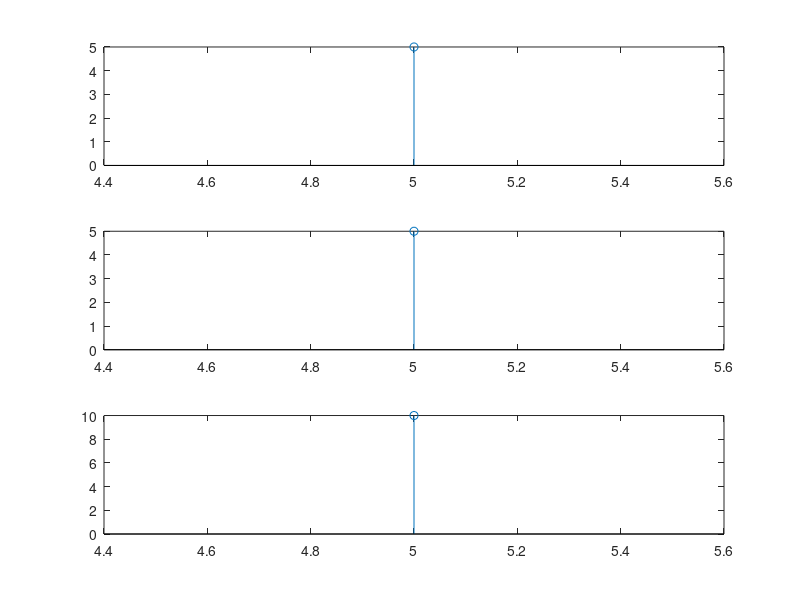

Write MATLAB code to recreate this figure.
clear all;
close all;
n1=input('Enter the time sample range of x:');
x=input('enter the sequence:');
n2=input('enter the time sample range of y:');
y=input('enter the sequence:');
u=min(min(n1),min(n2));
t=max(max(n1),max(n2));
r=u:1:t;
z1=[];
temp=1;
for i=1:length(r)
    if(r(i)<min(n1) || r(i)>max(n1))
        z1=[z1 0];
    else
        z1=[z1 x(temp)];
        temp=temp+1;
    end
end
z2=[];
temp=1;
for i=1:length(r)
    if(r(i)<min(n2) || r(i)>max(n2))
        z2=[z2 0];
    else
        z2=[z2 y(temp)];
        temp=temp+1;
    end
end
z=z1+z2
subplot(3,1,1);
stem(r,z1);
subplot(3,1,2);
stem(r,z2);
subplot(3,1,3);
stem(r,z);
